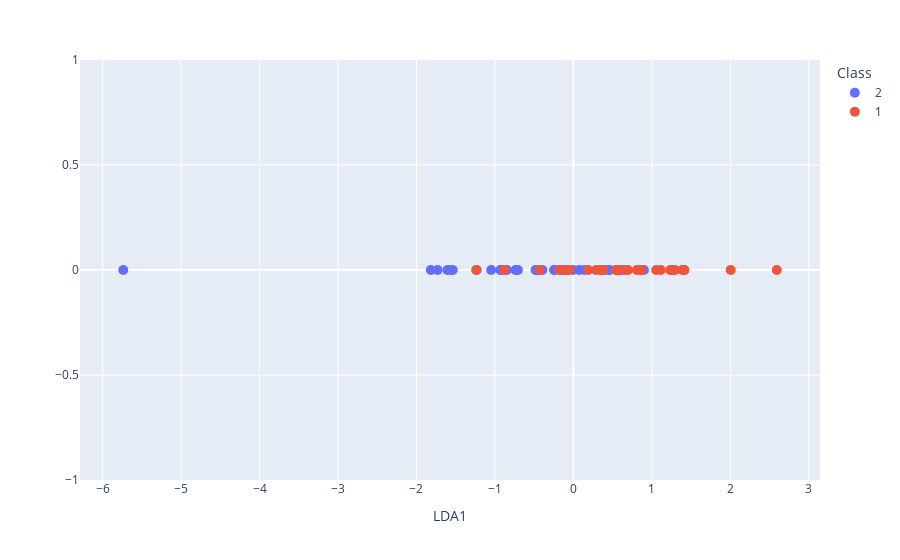

Source (notebook cell):
### Code cell
from sklearn.discriminant_analysis import LinearDiscriminantAnalysis
import numpy as np
import plotly.express as px
import pandas as pd
def lda_transform(X_train_std, y_train, X_val_std, X_test_std):
    """Fit LDA on training data and transform train/val/test sets."""
    lda = LinearDiscriminantAnalysis()
    X_train_lda = lda.fit_transform(X_train_std, y_train)
    X_val_lda = lda.transform(X_val_std)
    X_test_lda = lda.transform(X_test_std)
    return X_train_lda, X_val_lda, X_test_lda, lda

X_train_lda_transformed, X_val_lda_transformed, X_test_lda_transformed, lda = lda_transform(X_train_std, y_train, X_val_std, X_test_std)

#Plot transformed data (treino)
fig = px.scatter(x=X_train_lda_transformed[:,0], y=np.zeros_like(X_train_lda_transformed[:,0]), color=y_train.astype(str), labels=dict(x="LDA1", y="", color="Class"))
fig.update_traces(marker_size=10)

### Figure 1 — Plotly figure (JSON) as saved in the notebook; plotly's stock layout.template omitted (floating-point values rounded to 4 significant figures)
{"data": [{"hovertemplate": "Class=2<br>LDA1=%{x}<br>=%{y}<extra></extra>", "legendgroup": "2", "marker": {"color": "#636efa", "size": 10, "symbol": "circle"}, "mode": "markers", "name": "2", "orientation": "v", "showlegend": true, "type": "scatter", "x": [0.4627, -0.07979, -0.8573, -0.005222, -1.605, -0.85, 0.4481, 0.1406, -0.2422, 0.6304, -1.538, -1.049, -0.1035, -0.149, 0.8985, -0.1333, -0.4829, -0.9285, -0.7388, -0.7077, 0.359, -0.4733, -1.233, 0.07356, 0.3572, -0.721, 1.39, 0.4036, -0.4399, -1.73, -0.4311, -0.2453, -0.3957, -5.737, -0.9252, -0.9224, -1.817, -1.563], "xaxis": "x", "y": [0, 0, 0, 0, 0, 0, 0, 0, 0, 0, 0, 0, 0, 0, 0, 0, 0, 0, 0, 0, 0, 0, 0, 0, 0, 0, 0, 0, 0, 0, 0, 0, 0, 0, 0, 0, 0, 0], "yaxis": "y"}, {"hovertemplate": "Class=1<br>LDA1=%{x}<br>=%{y}<extra></extra>", "legendgroup": "1", "marker": {"color": "#EF553B", "size": 10, "symbol": "circle"}, "mode": "markers", "name": "1", "orientation": "v", "showlegend": true, "type": "scatter", "x": [1.294, 1.272, 0.6956, 0.8084, 0.5798, 0.5923, -0.1188, 0.8583, 0.8617, 1.413, -0.1803, 0.3799, 1.054, 0.6659, -0.0574, 0.5822, 2.004, 1.261, 0.1883, 0.2879, 1.273, 0.5538, -1.239, -0.885, 0.3409, -0.4329, 2.591, 0.5399, 1.412, 1.113, 1.233], "xaxis": "x", "y": [0, 0, 0, 0, 0, 0, 0, 0, 0, 0, 0, 0, 0, 0, 0, 0, 0, 0, 0, 0, 0, 0, 0, 0, 0, 0, 0, 0, 0, 0, 0], "yaxis": "y"}], "layout": {"legend": {"title": {"text": "Class"}, "tracegroupgap": 0}, "margin": {"t": 60}, "xaxis": {"anchor": "y", "domain": [0, 1], "title": {"text": "LDA1"}}, "yaxis": {"anchor": "x", "domain": [0, 1], "title": {"text": ""}}}}
